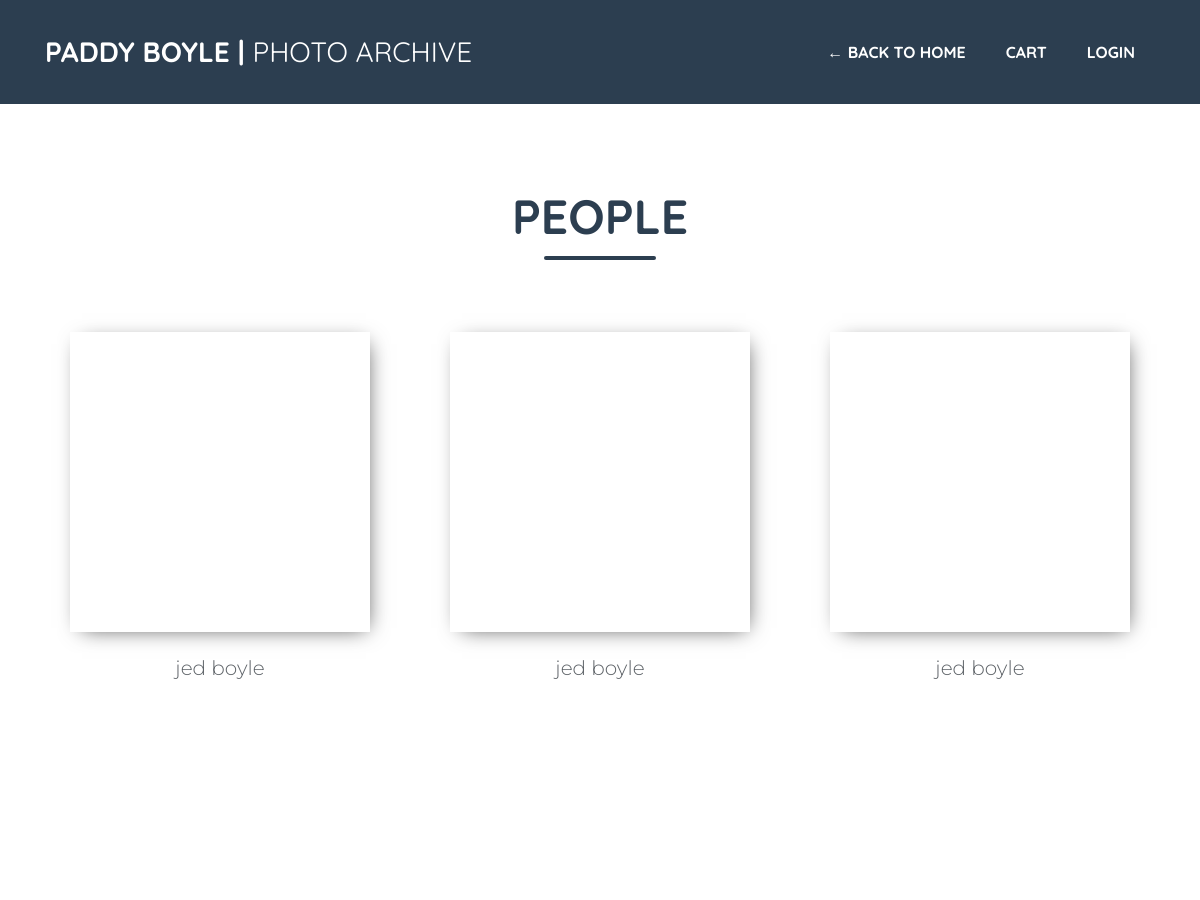
The app's page /category_001/ (upper part), older data.
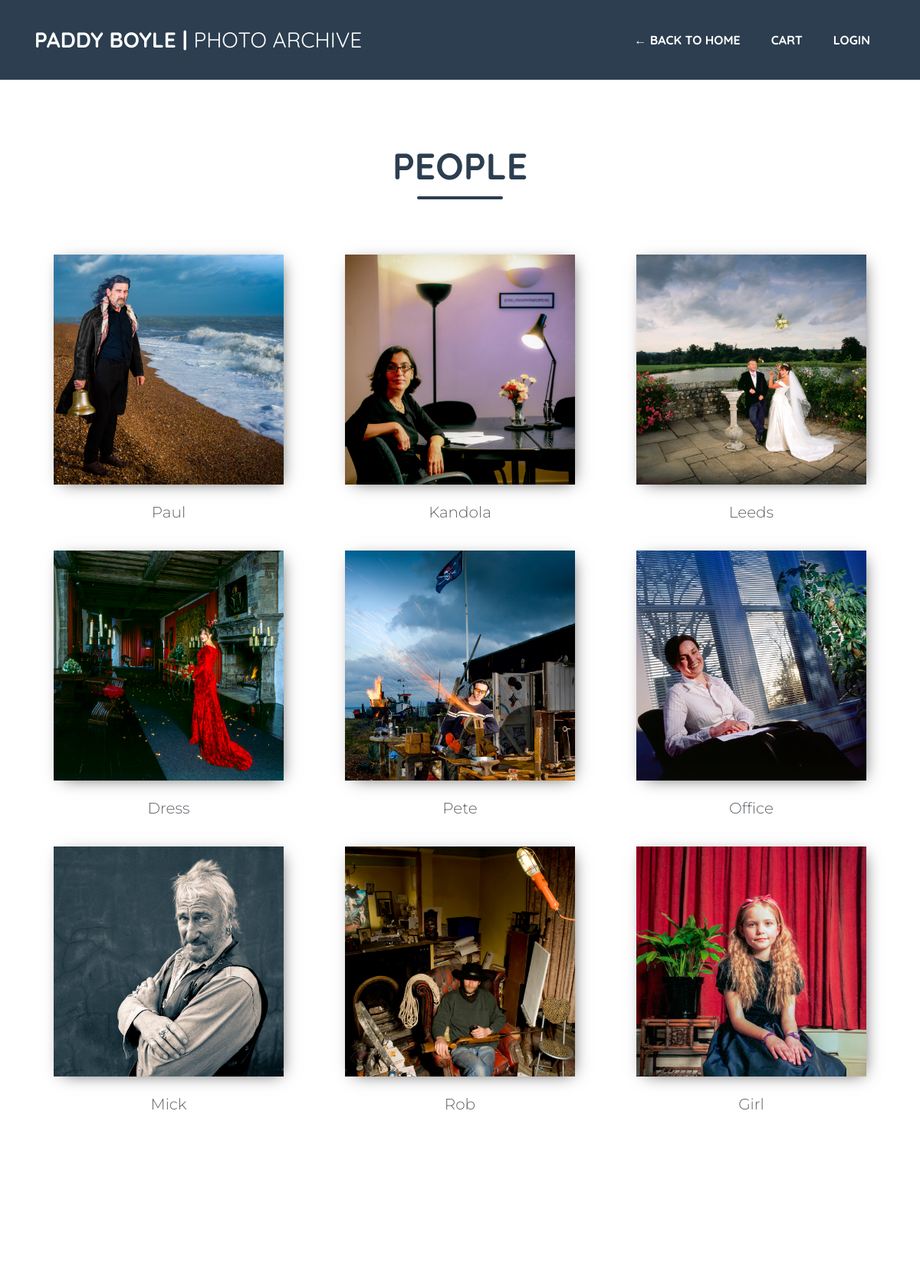
The same page, newer data.
### category_001/models.py (models this page shows, shortened)
class Category_001(models.Model):
    name = models.CharField(max_length=254, default='')
    image = models.ImageField(upload_to='images')
    url = models.URLField(max_length=250)

### category_001/views.py (the view)
def all_images(request):
    images = Category_001.objects.all()
    return render(request, "app_001/catagory_001.html", {"category_001": images})

### cart/contexts.py (called while the page is built)
def cart_contents(request):
    cart = request.session.get('cart', {})
    cart_items = []
    total = 0
    product_count = 0
    for id, quantity in cart.items():
        product = get_object_or_404(Product, pk=id)
        total += quantity * product.price
        product_count += quantity
        cart_items.append({'id': id, 'quantity': quantity, 'product': product})
    return {'cart_items': cart_items, 'total': total, 'product_count': product_count}

### templates/app_001/catagory_001.html
{% extends 'app_001/base_003.html' %}
{% block body_block %}
    <section class="page-section about" id="architecture">
        <div class="container">
            <h2
                class="cat-heading page-section-heading text-center text-uppercase text-secondary mb-0">People</h2>
            <div class="divider-custom">
                <div class="divider-custom-line"></div>
            </div><br><br>
            <div class="row">
                {% for images in category_001 %}
                    <figure class="col-xs-12 col-sm-12 col-md-6 col-lg-4 col-xl-4">
                        <div id="wrapper-002">
                            <a href="{{images.url}}">
                                <div
                                    class="product"
                                    style="background-image: url('{{ MEDIA_URL }}{{ images.image }}')"></div>
                            </a>
                            <br>
                            <h3 class="text-002 lead">{{images.name}}</h3>
                        </div>
                    </figure>
                {% endfor %}
            </div>
            <br><br>
        </div>
    </section>
{% endblock %}

Row changes from the older to the newer data that the page shows:
removed Category_001: name "jed boyle"
removed Category_001: name "jed boyle"
removed Category_001: name "jed boyle"
added Category_001: image (picture), name "Paul"
added Category_001: image (picture), name "Kandola"
added Category_001: image (picture), name "Leeds"
added Category_001: image (picture), name "Dress"
added Category_001: image (picture), name "Pete"
added Category_001: image (picture), name "Office"
added Category_001: image (picture), name "Mick"
added Category_001: image (picture), name "Rob"
added Category_001: image (picture), name "Girl"
